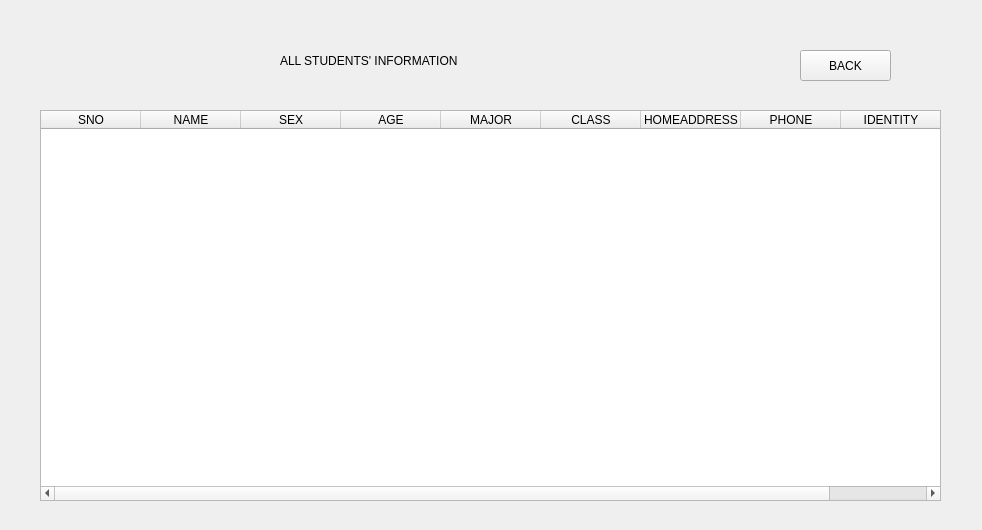
<?xml version="1.0" encoding="UTF-8"?>
<ui version="4.0">
 <class>seeallstuinfor</class>
 <widget class="QWidget" name="seeallstuinfor">
  <property name="geometry">
   <rect>
    <x>0</x>
    <y>0</y>
    <width>982</width>
    <height>530</height>
   </rect>
  </property>
  <property name="windowTitle">
   <string>Form</string>
  </property>
  <widget class="QLabel" name="label">
   <property name="geometry">
    <rect>
     <x>280</x>
     <y>40</y>
     <width>441</width>
     <height>41</height>
    </rect>
   </property>
   <property name="styleSheet">
    <string notr="true">font: 20pt &quot;Arial&quot;;</string>
   </property>
   <property name="text">
    <string>ALL STUDENTS' INFORMATION</string>
   </property>
  </widget>
  <widget class="QTableWidget" name="tableWidget">
   <property name="geometry">
    <rect>
     <x>40</x>
     <y>110</y>
     <width>901</width>
     <height>391</height>
    </rect>
   </property>
   <column>
    <property name="text">
     <string>SNO</string>
    </property>
   </column>
   <column>
    <property name="text">
     <string>NAME</string>
    </property>
   </column>
   <column>
    <property name="text">
     <string>SEX</string>
    </property>
   </column>
   <column>
    <property name="text">
     <string>AGE</string>
    </property>
   </column>
   <column>
    <property name="text">
     <string>MAJOR</string>
    </property>
   </column>
   <column>
    <property name="text">
     <string>CLASS</string>
    </property>
   </column>
   <column>
    <property name="text">
     <string>HOMEADDRESS</string>
    </property>
   </column>
   <column>
    <property name="text">
     <string>PHONE</string>
    </property>
   </column>
   <column>
    <property name="text">
     <string>IDENTITY</string>
    </property>
   </column>
  </widget>
  <widget class="QPushButton" name="backButton">
   <property name="geometry">
    <rect>
     <x>800</x>
     <y>50</y>
     <width>91</width>
     <height>31</height>
    </rect>
   </property>
   <property name="text">
    <string>BACK</string>
   </property>
  </widget>
 </widget>
 <resources/>
 <connections/>
</ui>
